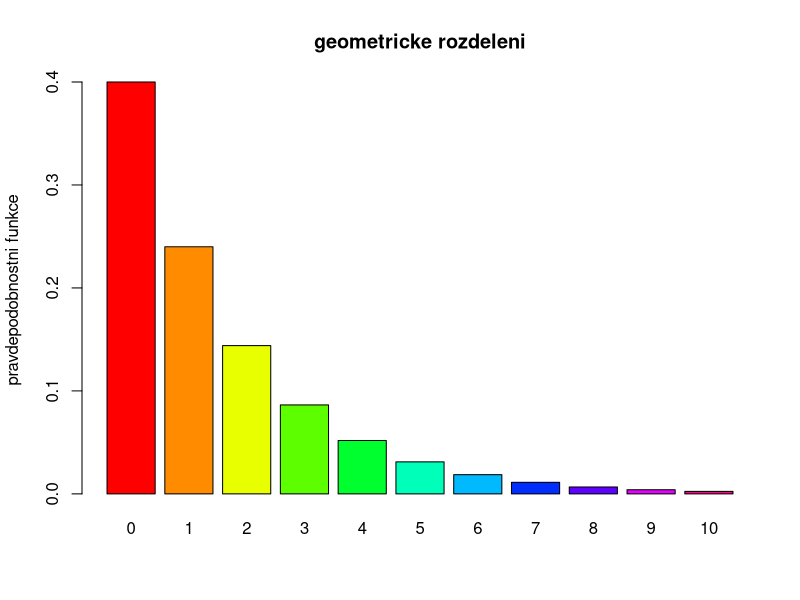
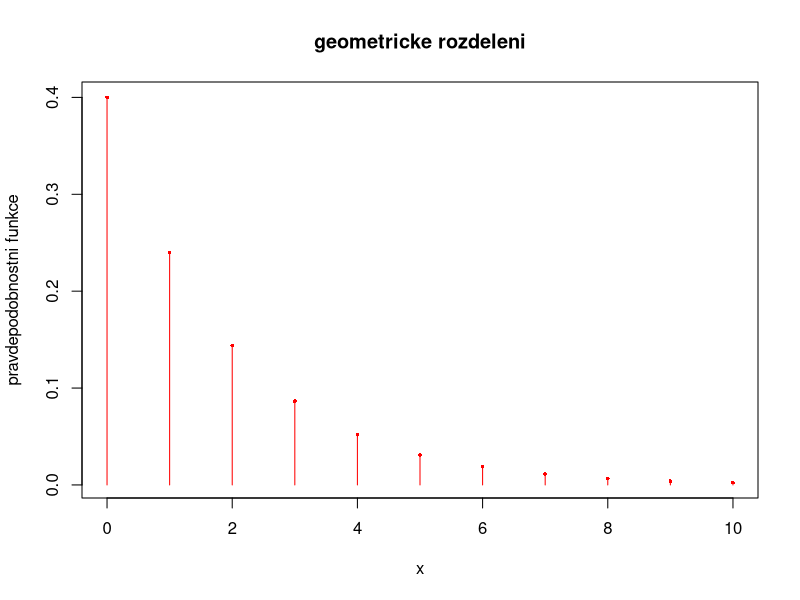
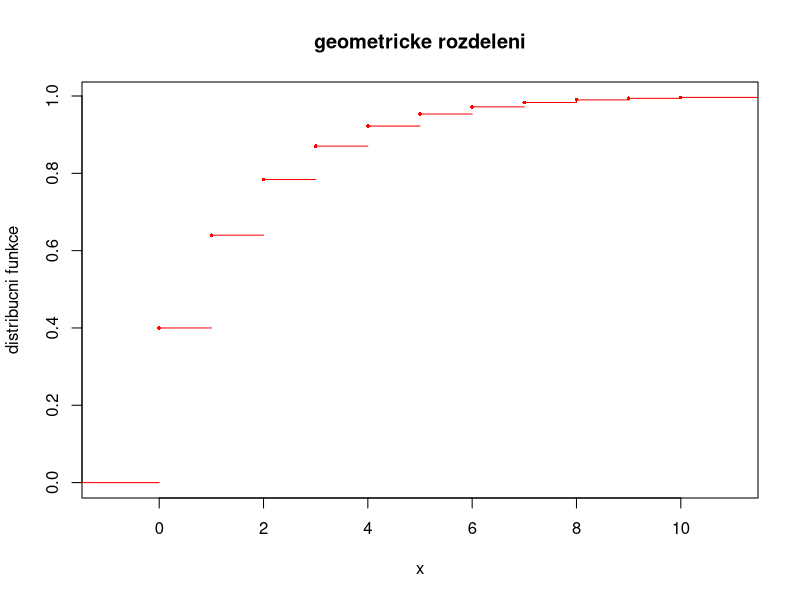

Reproduce these figures in R, in order.
# Priklad 2

theta <- 0.4
#	mozne hodnoty x jsou vsechna prirozena cisla, 
#	horni mez sekvence hodnot x je tak nutno patricne upravit 
x <- seq (0, 10)
titulek <- "geometricke rozdeleni"

# pravdepodobnostni funkce
pravdepodobnostni <- dgeom (x, prob = theta)

#	sloupcovy graf
barplot (pravdepodobnostni, col = rainbow (length (x)), names.arg = x, ylab = "pravdepodobnostni funkce", main = titulek)

#	klasicky bodovy (korektne matematicky) graf
plot (x, pravdepodobnostni, type = "h", col = "red", ylab = "pravdepodobnostni funkce", main = titulek)
points (x, pravdepodobnostni, pch = 16, cex = 0.5, col = "red")

# distribucni funkce
distribucni <- pgeom (x, prob = theta)
# jedna se o skokovou funkci
dist.fce <- stepfun (x, c (0, distribucni))

# distribucni funkce je vzdy zprava spojita, 
# tzn. leve krajni body vzdy patri k useckam
plot (dist.fce, verticals = FALSE, col = "red", pch = 16, cex = 0.5, ylab = "distribucni funkce", main = titulek)

